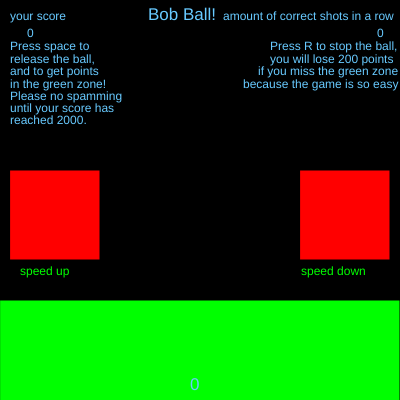
Frame 1 (no input)
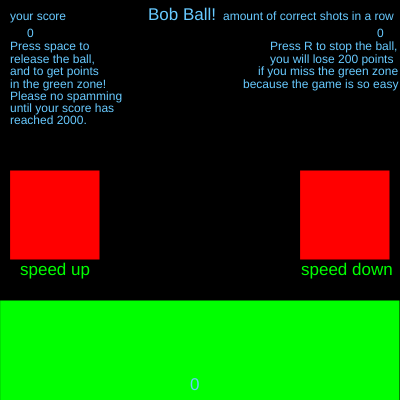
Frame 60 (no input)
Frame 120 (the mouse pressed at the canvas centre since frame 60): identical to frame 60, image omitted

The p5.js sketch that drew these frames (run headless with seeded random() and noise() and a simulated clock; from frame 60 on, the mouse is pressed at the canvas centre):

// p5.js sketch
// ── sketch.js
 function setup() {
  createCanvas(400, 400);
}
var bob_y = 0;
var bob_score = 0;
var bob_amount = 0;
var gameOver = true;
var bob_speed = 0;
var bob_bucks = 0;
var Bob_Tushaar = false;
var Bob_oops = false
var Bob_Bob = false
function draw() {
  background(000);
  fill("rgb(0,255,0)");
  rect(0, 300, 400);
  text("speed up", 20,275)
  text("speed down", 301,275)
  fill("#FF0000")
  rect(10,170,90)
  rect(300,170,90)
  fill("rgb(104,202,275)");
  textSize(12);
  text("your score", 10, 20);
  text(bob_score, 27, 37);
  text("amount of correct shots in a row", 223, 20);
  text(bob_amount, 377, 37);
  text("Press space to", 10, 50);
  text("release the ball,", 10, 63);
  text("and to get points", 10, 75);
  text("in the green zone!", 10, 88);
  text("Please no spamming", 10, 100);
  text("until your score has", 10, 112);
  text("reached 2000.", 10, 124);
  text("Press R to stop the ball,", 270, 50);
  text("you will lose 200 points", 270, 63);
  text("if you miss the green zone", 258, 75);
  text("because the game is so easy", 243, 88);
  textSize(17);
    text(bob_bucks, 190, 390);
 if (gameOver) {
    textSize(17);
    text("Bob Ball!", 148, 20);
    return;
 }
if (Bob_Tushaar){
  bob_bucks = 10000000000
}
 if (Bob_oops){
   bob_score = 1000000000
 }
  if(Bob_Bob) bob_amount = 4000000
  
  ellipse(200, bob_y, 20, 20);
  bob_y = bob_y + 3 + bob_speed;
  if (bob_y > 400) bob_y = 0;
  if (bob_score > 975) bob_y = bob_y + 4;
  if (bob_score > 1975) bob_y = bob_y + 5;
  if (bob_y > 398) bob_score = bob_score - 200;
  if (bob_y > 398) bob_amount = 0;
}

function keyPressed() {
  if (key == " " && bob_y > 300 && bob_y < 400) bob_score = bob_score + 25;
  if (key == " " && bob_y > 300 && bob_y < 400) bob_amount = bob_amount + 1;
  if (key == " " && bob_y > 300 && bob_y < 400) bob_bucks = bob_bucks + 5;
  if (key == " " && bob_y > 300 && bob_y < 400) bob_y = 0;
  if (key == "t") Bob_Tushaar = true
  if (key == "u") Bob_oops = true
  if (key == "b") Bob_Bob = true
  if (key == " ") gameOver = false;
  if (key == "r") {
    bob_y = 0;
    gameOver = true;
  }
}
function mousePressed(){
 if(mouseX < 90 && bob_bucks > 18) bob_speed = bob_speed + 1
  if(mouseX < 90 && bob_bucks > 18) bob_bucks = bob_bucks - 20
  if(mouseX > 170 && bob_bucks > 48) bob_speed = bob_speed - 1
  if(mouseX > 170 && bob_bucks > 48) bob_bucks = bob_bucks - 50
}
